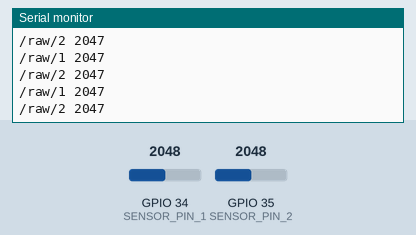
The sketch below on a simulated ESP32. Shown: the last lines printed to the serial monitor. Inputs (shaded band) come from the test bench; at power-on: GPIO 34 (SENSOR_PIN_1) = 2048, GPIO 35 (SENSOR_PIN_2) = 2048.

Above: at 1.2 s.
1.3 s: GPIO 34 (SENSOR_PIN_1) set to 1960
At 1.8 s:
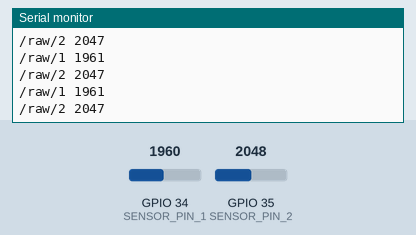
2.8 s: GPIO 35 (SENSOR_PIN_2) set to 1960
At 3.4 s:
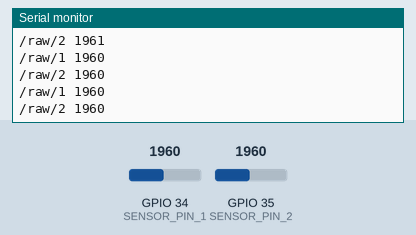
4.3 s: GPIO 34 (SENSOR_PIN_1) set to 2040
At 5.2 s:
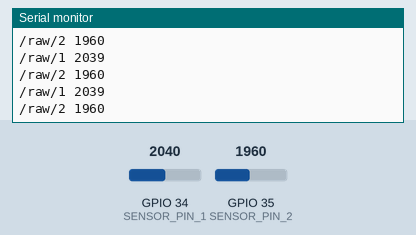
5.8 s: GPIO 35 (SENSOR_PIN_2) set to 2040
At 6.6 s:
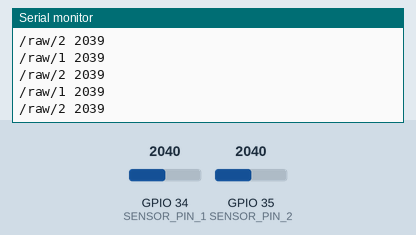
Timing chart, 0 to 8.3 s (numbered marks = the images above; inputs shaded):
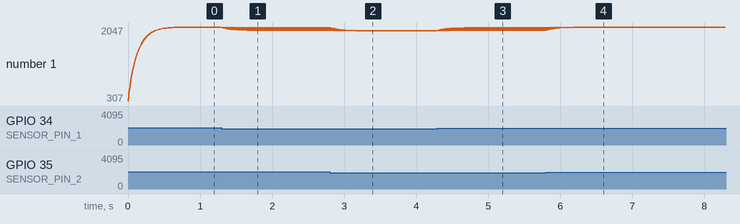

The sketch:

dual_heartrate_esp32.ino
```cpp
/*
 * Dual Heart Rate Sensor (SEN0203 x2) on ESP32
 * Analog mode — both switches set to A
 * No external library needed
 *
 * Wiring:
 *   Sensor 1 → GPIO 34 (ADC1)
 *   Sensor 2 → GPIO 35 (ADC1)
 *   Both VCC  → 3V3
 *   Both GND  → GND
 *
 * Output (serial, OSC-style tags):
 *   /raw/1 <int>       smoothed PPG waveform, 0-4095 (every 20ms)
 *   /raw/2 <int>
 *   /bpm/1 <int>       heart rate in BPM (only when valid)
 *   /bpm/2 <int>
 *   /state/1 <int>     0 = NO_FINGER, 1 = DETECTING, 2 = FINGER_ON (on change)
 *   /state/2 <int>
 *
 * Max/MSP routing:
 *   [route /raw/1 /raw/2 /bpm/1 /bpm/2 /state/1 /state/2]
 */

// ---- Pin assignments ----
#define SENSOR_PIN_1 34
#define SENSOR_PIN_2 35

// ---- Finger state enum ----
enum FingerState {
  NO_FINGER  = 0,   // no signal variation — nothing on sensor
  DETECTING  = 1,   // signal variation detected — waiting for valid heartbeat
  FINGER_ON  = 2    // valid heartbeat confirmed — actively reading
};

// ---- Per-sensor data structure ----
struct PulseSensor {
  // smoothing
  float ema;
  float prevEma;

  // peak detection
  float peakVal;
  float troughVal;
  bool rising;
  unsigned long lastPeak;

  // BPM (moving average of last 5 beats)
  int bpmBuf[5];
  int bpmIdx;
  int bpmCount;
  int bpmSmooth;

  // finger detection
  int ringBuf[50];
  int ringIdx;
  FingerState state;
  FingerState prevState;
  unsigned long lastValidBeat;
};

PulseSensor sensor[2];

// ---- Tunable parameters ----
const float ALPHA           = 0.15;   // EMA factor (0.0-1.0, lower = smoother)
const float AMP_THRESHOLD   = 80.0;   // min peak-trough diff to count as heartbeat
const int   FINGER_WINDOW   = 50;     // ring buffer size for variation check
const int   FINGER_THRESHOLD = 100;   // min range in window to detect presence
const unsigned long BEAT_TIMEOUT = 3000;  // ms without beat → drop back to DETECTING
const unsigned long BEAT_MIN = 300;   // shortest valid beat interval (200 BPM)
const unsigned long BEAT_MAX = 2000;  // longest valid beat interval (30 BPM)

// ---- Init ----
void initSensor(PulseSensor &s) {
  s.ema         = 0;
  s.prevEma     = 0;
  s.peakVal     = 0;
  s.troughVal   = 4095;
  s.rising      = false;
  s.lastPeak    = 0;
  s.bpmIdx      = 0;
  s.bpmCount    = 0;
  s.bpmSmooth   = 0;
  s.ringIdx     = 0;
  s.state       = NO_FINGER;
  s.prevState   = NO_FINGER;
  s.lastValidBeat = 0;
  memset(s.bpmBuf, 0, sizeof(s.bpmBuf));
  memset(s.ringBuf, 0, sizeof(s.ringBuf));
}

// ---- Determine finger state ----
FingerState getFingerState(PulseSensor &s, int raw) {
  // update ring buffer
  s.ringBuf[s.ringIdx] = raw;
  s.ringIdx = (s.ringIdx + 1) % FINGER_WINDOW;

  // check signal variation
  int minVal = 4095, maxVal = 0;
  for (int i = 0; i < FINGER_WINDOW; i++) {
    if (s.ringBuf[i] < minVal) minVal = s.ringBuf[i];
    if (s.ringBuf[i] > maxVal) maxVal = s.ringBuf[i];
  }
  bool hasVariation = (maxVal - minVal) > FINGER_THRESHOLD;

  if (!hasVariation) {
    return NO_FINGER;
  }

  // has variation — check if we have a recent valid heartbeat
  bool recentBeat = (millis() - s.lastValidBeat) < BEAT_TIMEOUT;

  if (recentBeat) {
    return FINGER_ON;
  }

  return DETECTING;
}

// ---- Process one sensor ----
void processSensor(PulseSensor &s, int pin, int id) {
  int raw = analogRead(pin);

  // EMA smoothing
  s.ema = ALPHA * raw + (1.0 - ALPHA) * s.ema;

  // finger state
  s.state = getFingerState(s, raw);

  // send state on change
  if (s.state != s.prevState) {
    Serial.print("/state/");
    Serial.print(id);
    Serial.print(" ");
    Serial.println((int)s.state);
    s.prevState = s.state;

    // reset BPM when finger removed
    if (s.state == NO_FINGER) {
      s.bpmSmooth   = 0;
      s.bpmCount    = 0;
      s.bpmIdx      = 0;
      s.rising      = false;
      s.peakVal     = 0;
      s.troughVal   = 4095;
      memset(s.bpmBuf, 0, sizeof(s.bpmBuf));
    }
  }

  // peak detection (only when DETECTING or FINGER_ON)
  if (s.state != NO_FINGER) {
    float slope = s.ema - s.prevEma;

    if (slope > 0) {
      if (!s.rising) {
        s.troughVal = s.prevEma;
        s.rising = true;
      }
    } else {
      if (s.rising) {
        s.peakVal = s.prevEma;
        float amplitude = s.peakVal - s.troughVal;

        if (amplitude > AMP_THRESHOLD) {
          unsigned long now = millis();
          unsigned long interval = now - s.lastPeak;

          if (interval > BEAT_MIN && interval < BEAT_MAX) {
            int bpm = 60000 / interval;
            if (bpm > 40 && bpm < 200) {
              s.bpmBuf[s.bpmIdx] = bpm;
              s.bpmIdx = (s.bpmIdx + 1) % 5;
              if (s.bpmCount < 5) s.bpmCount++;

              int sum = 0;
              for (int i = 0; i < s.bpmCount; i++) sum += s.bpmBuf[i];
              s.bpmSmooth = sum / s.bpmCount;

              s.lastValidBeat = now;
            }
          }
          s.lastPeak = now;
        }
        s.rising = false;
      }
    }
  }

  s.prevEma = s.ema;

  // always send raw
  Serial.print("/raw/");
  Serial.print(id);
  Serial.print(" ");
  Serial.println((int)s.ema);

  // send BPM only when FINGER_ON and valid
  if (s.state == FINGER_ON && s.bpmSmooth > 0) {
    Serial.print("/bpm/");
    Serial.print(id);
    Serial.print(" ");
    Serial.println(s.bpmSmooth);
  }
}

// ---- Setup ----
void setup() {
  Serial.begin(115200);
  initSensor(sensor[0]);
  initSensor(sensor[1]);
}

// ---- Loop ----
void loop() {
  processSensor(sensor[0], SENSOR_PIN_1, 1);
  processSensor(sensor[1], SENSOR_PIN_2, 2);
  delay(20);
}
```

Measured:
- after the input at 4.3 s, the serial monitor: prints a new line at once (image 3)
- after the input at 5.8 s, the serial monitor: prints a new line at once (image 4)
